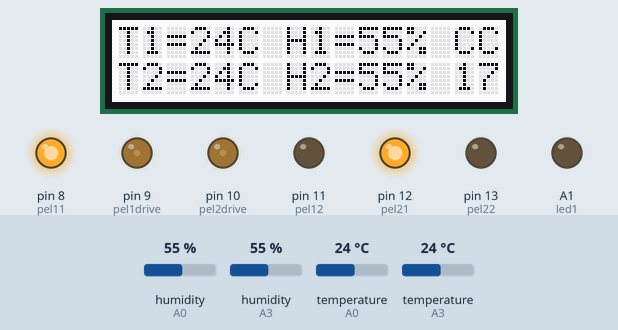
Simulated run of this sketch. Board: Arduino Uno, built with avr-gcc and run on an emulated ATmega328P. On the bench: 16×2 character LCD, output pins drawn as LEDs (lit = HIGH). The inputs (shaded band) are chosen by the test bench; at power-on: temperature (sensors on A0, A3) 24 °C, humidity (sensors on A0, A3) 55 %.

Above: at 2.2 s.
2.3 s: temperature (sensor on A0) set to 16.4 °C
At 4.6 s:
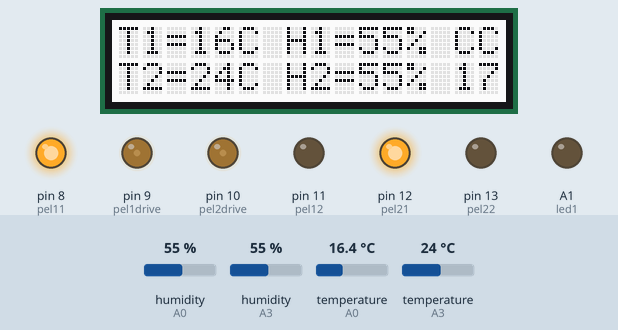
5.1 s: temperature (sensor on A0) set to 15.3 °C
At 5.6 s:
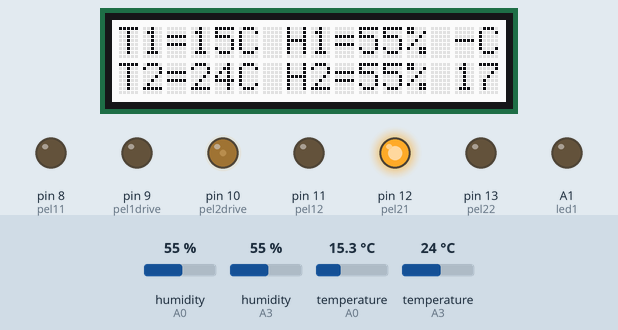
7.9 s: temperature (sensor on A3) set to 16.4 °C
At 10.1 s:
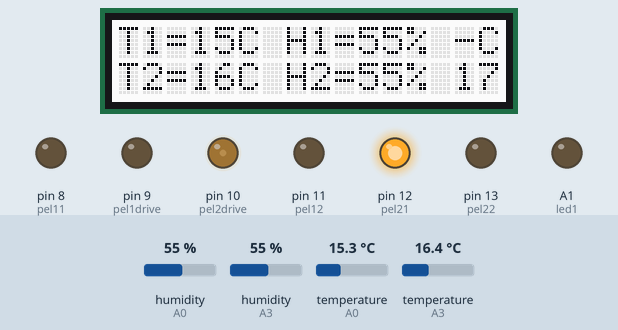
10.9 s: temperature (sensor on A3) set to 15.7 °C
At 12.4 s:
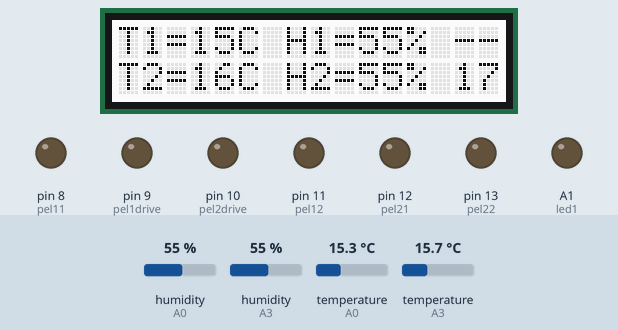
13.7 s: temperature (sensor on A0) set to 14.5 °C
16.9 s: temperature (sensor on A0) set to 13.5 °C
At 19.1 s:
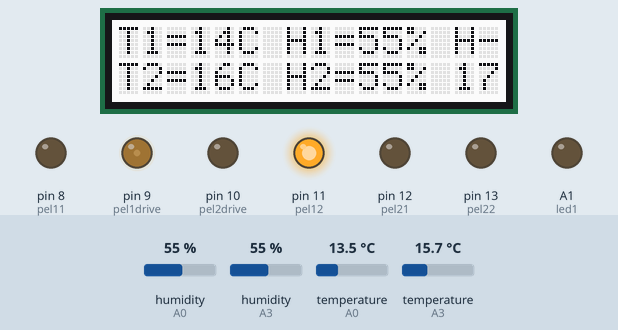
Timing chart, 0 to 20.6 s (numbered marks = the images above; inputs shaded):
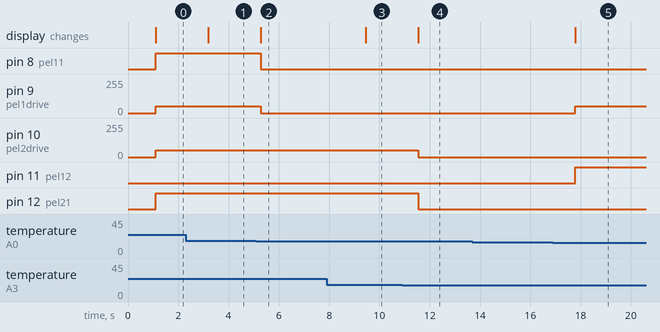

The sketch:

ArdTempCtrl.ino
```cpp
#include <Time.h>
#include <TimeLib.h>


#include <DHT.h>

#include <rgb_lcd.h>
#include <Wire.h>
rgb_lcd lcd;

// Define the pin to which the temphum sensor is connected.
#define DHTPIN1 A0
#define DHTPIN2 A3
#define DHTTYPE DHT22   // DHT 22  (AM2302) pro sensor

// setup temphum sensor
DHT dht1(DHTPIN1, DHTTYPE);
DHT dht2(DHTPIN2, DHTTYPE);

// define display color
const int colorR = 255;
const int colorG = 255;
const int colorB = 255;

//LED array pins
int led1=A1;
//int led2=??;
//peltier pins
int pel11=8;
int pel12=11;
int pel1drive=9;

int pel21=12;
int pel22=13;
int pel2drive=10;

//Set parameters for day night
float tday=15;
float tnight=15;

//Start time
int t0=17;

//Peldrive speed
int speed=50;


void setup()
{
    // set up the LCD's number of columns and rows:
    lcd.begin(16, 2);

    lcd.setRGB(colorR, colorG, colorB);

    //peltier elements pin
    pinMode(pel11, OUTPUT);
    pinMode(pel12, OUTPUT);
    pinMode(pel1drive, OUTPUT);
    pinMode(pel21, OUTPUT);
    pinMode(pel22, OUTPUT);
    pinMode(pel2drive, OUTPUT);
    //setup LED pins
    pinMode(led1,OUTPUT);
//    pinMode(led2,OUTPUT);

    //start temphum sensor
    dht1.begin();
    dht2.begin();


    delay(1000);
}

void loop()
{
    float h1 = dht1.readHumidity();
    float t1 = dht1.readTemperature();
    float h2 = dht2.readHumidity();
    float t2 = dht2.readTemperature();

    float del1;
    float del2;

    //get hour of the day
    int tod=(hour()+t0)%24;

    printToLCD(h1, h2, t1, t2, tod);

    // If night
    if (tod<6 || tod>18) {
      //switch off LED arrays
      digitalWrite(led1,HIGH);
//      digitalWrite(led2,HIGH);
      //calculate difference between desired temperature and measured one (night)
      del1=tnight-t1;
      del2=tnight-t2;
      Serial.print(del1);
      Serial.print(del2);
    }
    else if (tod>=6 && tod<=18) {
      //switch on LED arrays
      digitalWrite(led1,LOW);
//      digitalWrite(led2,HIGH);
      //calculate difference between desired temperature and measured one (day)
      del1=tday-t1;
      del2=tday-t2;
    }
    //Set Peltier elements to heating or cooling
    //chamber1
    if (del1<-1){
      //Cooling
      analogWrite(pel1drive,speed);
      digitalWrite(pel11,HIGH);
      digitalWrite(pel12,LOW);
      lcd.setCursor(14, 0);
      lcd.print("C");
    }
    else if (del1>1){
      //Heating
      analogWrite(pel1drive,speed);
      digitalWrite(pel11,LOW);
      digitalWrite(pel12,HIGH);
      lcd.setCursor(14, 0);
      lcd.print("H");
    }
    else{
      //Nothing
      analogWrite(pel1drive,0);
      digitalWrite(pel11,LOW);
      digitalWrite(pel12,LOW);
      lcd.setCursor(14, 0);
      lcd.print("-");
    }
    if (del2<-1){
      //Cooling
      analogWrite(pel2drive,speed);
      digitalWrite(pel21,HIGH);
      digitalWrite(pel22,LOW);
      lcd.setCursor(15, 0);
      lcd.print("C");
    }
    else if (del2>1){
      //Heating
      analogWrite(pel2drive,speed);
      digitalWrite(pel21,LOW);
      digitalWrite(pel22,HIGH);
      lcd.setCursor(15, 0);
      lcd.print("H");
    }
    else{
      //Nothing
      analogWrite(pel2drive,0);
      digitalWrite(pel21,LOW);
      digitalWrite(pel22,LOW);
      lcd.setCursor(15, 0);
      lcd.print("-");
    }
    delay(1000);
}

//Function to print Information on GOVE LCD
void printToLCD(float h1, float h2, float t1, float t2, float tod)
{
    // set the cursor to column 0, line 1
    // (note: line 1 is the second row, since counting begins with 0):
    lcd.setCursor(0, 0);
    // print the number of seconds since reset:
    lcd.print("T1=");
    lcd.print(round(t1));
    lcd.print("C");
    lcd.print(" H1=");
    lcd.print(round(h1));
    lcd.print("%");

    lcd.setCursor(0, 1);
    // print the number of seconds since reset:
    lcd.print("T2=");
    lcd.print(round(t2));
    lcd.print("C");
    lcd.print(" H2=");
    lcd.print(round(h2));
    lcd.print("%");

    lcd.print(" ");
    lcd.print(tod);
    lcd.print("h");
}
```

Measured:
- the behaviour switches between 16.1 and 16 °C on temperature (sensor on A0) (found by bisection; images 1 and 2)
- the behaviour switches between 16.1 and 16 °C on temperature (sensor on A3) (found by bisection; images 3 and 4)
- the behaviour switches between 14 and 13.9 °C on temperature (sensor on A0) (found by bisection; images 4 and 5)
- after the input at 2.3 s, the display: changes after 0.90 s (image 1)
- after the input at 5.1 s, pin 8 (pel11): HIGH → LOW after 0.18 s; pin 9 (pel1drive): 50/255 → 0/255 after 0.18 s; the display: changes after 0.18 s (image 2)
- after the input at 7.9 s, the display: changes after 1.6 s (image 3)
- after the input at 10.9 s, pin 10 (pel2drive): 50/255 → 0/255 after 0.63 s; pin 12 (pel21): HIGH → LOW after 0.63 s; the display: changes after 0.64 s (image 4)
- after the input at 13.7 s, every drawn part: stays the same
- after the input at 16.9 s, pin 9 (pel1drive): 0/255 → 50/255 after 0.89 s; pin 11 (pel12): LOW → HIGH after 0.89 s; the display: changes after 0.89 s (image 5)
